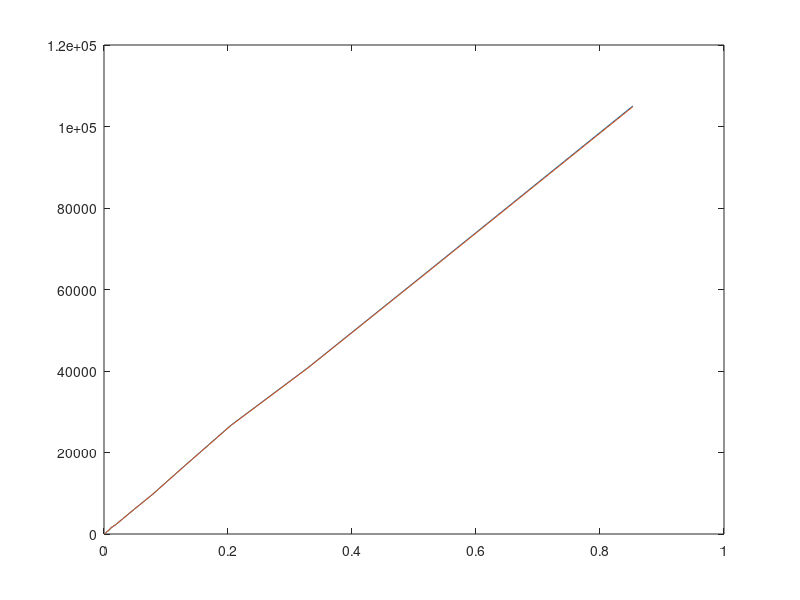

MATLAB code to generate this figure:
clear all;
load('resultAlpha');
selected=(1:20);
alpha= aTrTe(selected,1);
errTr = aTrTe(selected,2);
errTe = aTrTe(selected,3);
figure;
%x(aTrTe(:,1), aTrTe(:,3));
plot(alpha, errTr, alpha, errTe);

